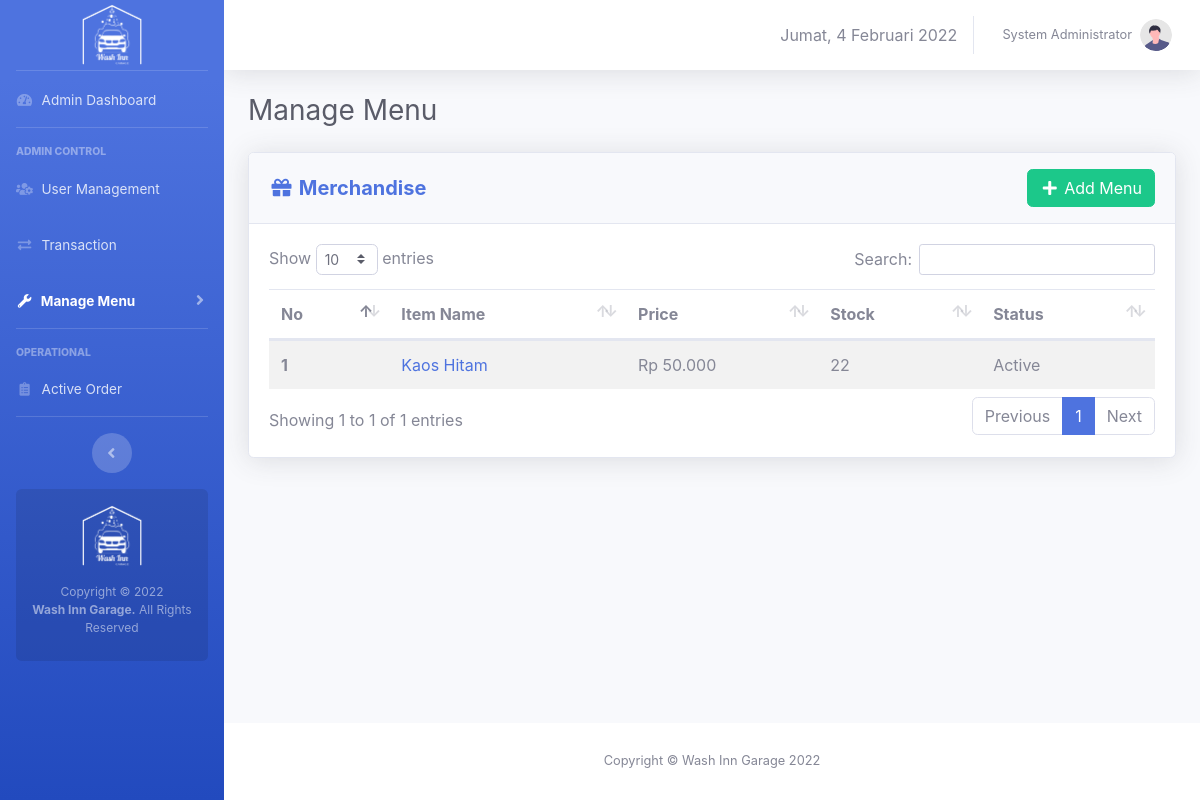
The page /admin/merch-menu.php (signed in) on the database as committed earlier.
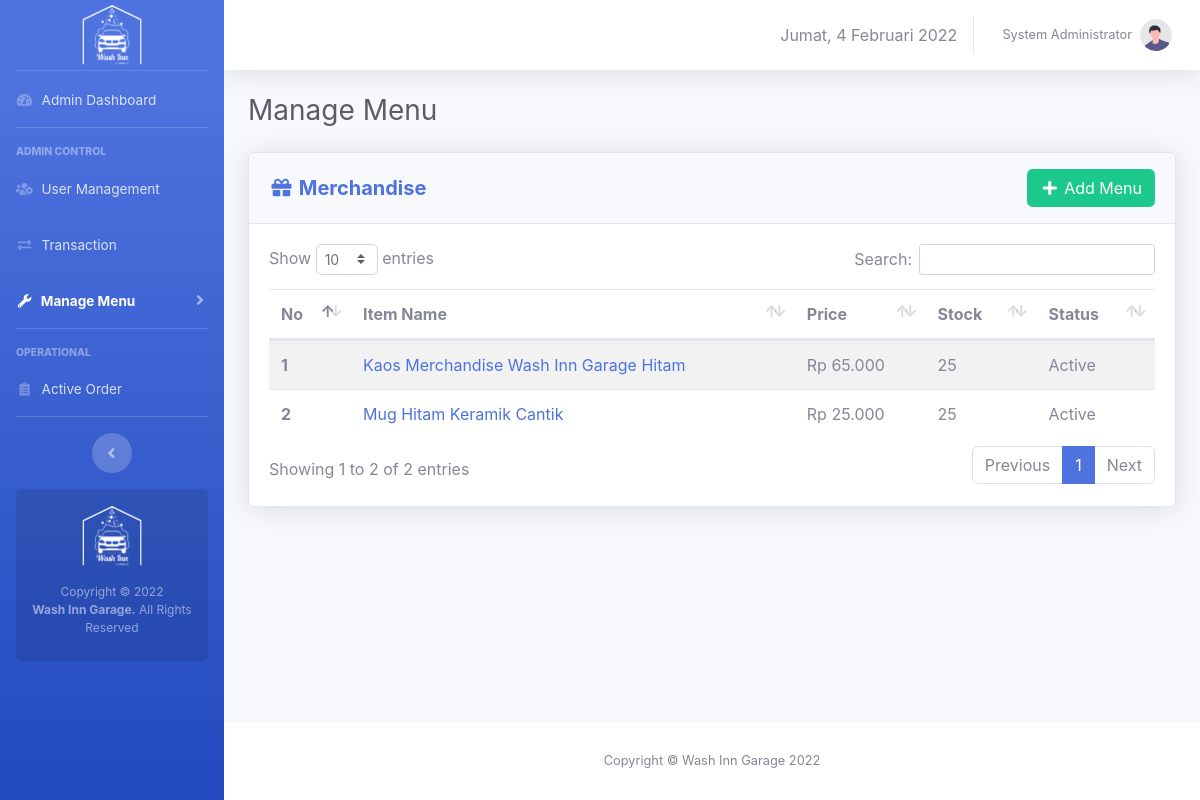
The same page on the database as committed later.
### tables this page shows
CREATE TABLE `menus` (
  `id` int(10) NOT NULL,
  `type` enum('service','merchandise','food','beverage','promotion') NOT NULL,
  `category` enum('Car','Motorcycle') DEFAULT NULL,
  `name` varchar(50) NOT NULL,
  `price` int(20) NOT NULL,
  `image` varchar(100) DEFAULT 'no-thumbnail.jpg',
  `description` varchar(1000) DEFAULT NULL,
  `stock` int(10) DEFAULT NULL,
  `poin` int(11) NOT NULL,
  `status` enum('active','inactive','out of stock') NOT NULL
);

### core/init.php (called while the page is built, shortened)
<?php
if (!empty($_SERVER['HTTPS']) && ('on' == $_SERVER['HTTPS'])) {
  $home = 'https://';
} else {
  $home = 'http://';
}
$home   .= $_SERVER['HTTP_HOST'] . '/washinngarage';
$assets  = $home . '/assets';

### admin/merch-menu.php (the view, shortened to what this page needs)
<?php
require_once 'admin-only.php';
$i = 1;
$query_getMerchandise = "SELECT * FROM menus WHERE type = 'merchandise'";
$execute_getMerchandise = mysqli_query($link, $query_getMerchandise);
?>
<!DOCTYPE html>
<html>
<head>
  <link rel="stylesheet" type="text/css" href="<?= $assets ?>/css/sb-admin-2.min.css">
  <link href="<?= $assets ?>/vendor/fontawesome-free/css/all.min.css" rel="stylesheet" type="text/css">
  <link href="<?= $assets ?>/vendor/datatables/dataTables.bootstrap4.min.css" rel="stylesheet">
</head>
<body class="page-top">
  <div id="wrapper">
    <?php require_once 'view-template/sidebar.php'; ?>
    <div id="content-wrapper" class="d-flex flex-column">
      <div id="content">
        <?php require_once 'view-template/topbar.php'; ?>
        <div class="container-fluid">
          <div class="d-sm-flex align-items-center justify-content-between mb-4">
            <h1 class="h3 mb-0 text-gray-800">Manage Menu </h1>
          </div>
          <div class="row">
            <div class="col-xl-12 col-lg-12" id="panelUtama">
              <div class="card shadow mb-4">
                <div class="card-header py-3 d-flex flex-row align-items-center justify-content-between">
                  <h5 class="m-0 font-weight-bold text-primary"><i class="fas fa-gift fa-fw"></i> Merchandise</h5>
                  <a data-toggle="modal" data-target="#addMenuModal" class="btn btn-success"><i class="fas fa-plus fa-fw"></i> Add Menu</a>
                </div>
                <div class="card-body">
                  <table class="table table-striped" id="services">
                    <thead>
                      <tr>
                        <th scope="col">No</th>
                        <th scope="col">Item Name</th>
                        <th scope="col">Price</th>
                        <th scope="col">Stock</th>
                        <th scope="col">Status</th>
                      </tr>
                    </thead>
                    <tbody>
                      <?php while ($merch = mysqli_fetch_assoc($execute_getMerchandise)) {
                        $status = ($merch['status'] == 'active') ? 'Active' : 'Inactive';
                        $type = ($merch['type'] == 'merchandise') ? 'Merchandise' : 'other';
                        $price = 'Rp ' . number_format($merch['price'], 0, ',', '.')
                      ?>
                        <tr onclick="openDetail('<?= $merch['image'] . '\',\'' . $merch['name'] . '\',\'' . $type . '\',\'' . $merch['stock'] . '\',\'' . $price . '\',\'' . $status . '\',\'' . $merch['description'] . '\',\'' . $merch['id'] . '\',\'' . $merch['price'] . '\',\'' . $merch['poin'] ?>')">
                          <th scope="row"><?= $i ?></th>
                          <td><a href="#" class="text-decoration-none"><?= $merch['name'] ?></a></td>
                          <td><?= $price ?></td>
                          <td><?= $merch['stock'] ?></td>
                          <td><?= $status ?></td>
                        </tr>
                      <?php $i++;
                      } ?>
                    </tbody>
                  </table>
                </div>
              </div>
            </div>
          </div>
        </div>
      </div>
      <?php require_once "view-template/footer.php" ?>
    </div>
  </div>
</body>
</html>

Rows that differ between the two databases and show on the page:
no longer on this page (row edited): menus: name "Kaos Hitam", price "Rp 50.000", stock "22", status "Active"
added menus: name "Kaos Merchandise Wash Inn Garage Hitam", price "Rp 65.000", stock "25", status "Active"
added menus: name "Mug Hitam Keramik Cantik", price "Rp 25.000", stock "25", status "Active"
Other text that changed with them:
text written by a page script: "Show entries Search: Showing 1 to 1 of 1 entries Previous 1 Next" → "Show entries Search: Showing 1 to 2 of 2 entries Previous 1 Next"
